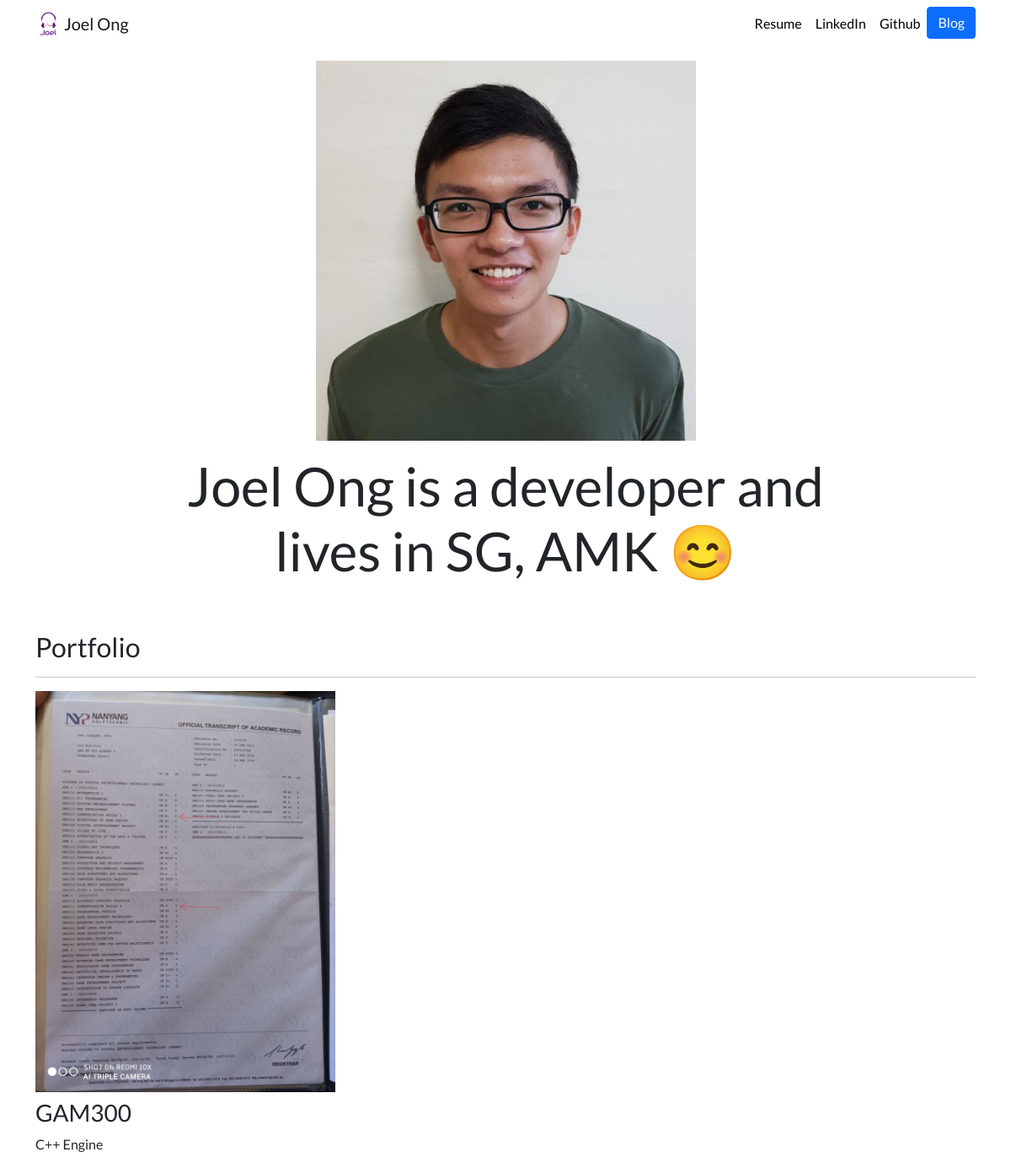
The page / on the database its author committed.
### portfolio/models.py (models this page shows, shortened)
class Project(models.Model):
    title = models.CharField(max_length=100)
    description = models.CharField(max_length=250)
    image = models.ImageField(upload_to='portfolio/images/')
    url = models.URLField(blank=True) #blank=True means its optional to put

### portfolio/views.py (the view)
# urls.py: 2. Add a URL to urlpatterns:  path('', views.home, name='home')
def home(request):
    projects = Project.objects.all()
    return render(request, 'portfolio/home.html', {'projects':projects})

### portfolio/templates/portfolio/home.html
{% extends 'portfolio/base.html' %}
{% load static %}
{% block content %}
  <div class="row justify-content-center my-3">
    <div class="col-5">
      <img src="{% static 'portfolio/Profile.jpg' %}" class="img-fluid">
    </div>
  </div>
  <div class="row justify-content-center mb-3">
    <div class="col-md-9 text-center">
      <h1 id="hometext" class="font-weight-bold">Joel Ong is a developer and lives in SG, AMK 😊</h1>
    </div>
  </div>
  <h2 class="mt-5">Portfolio</h2>
  <hr>
  <div class="row">
    {% for project in projects %}
    <div class="col-lg-4 col-md-6">
      {% if project.url %}
        <a href="{{project.url}}">
          <img src="{{project.image.url}}" class="img-fluid mb-2">
        </a>
      {% else %}
        <img src="{{project.image.url}}" class="img-fluid mb-2">
      {% endif %}
      <h3>{{project.title}}</h3>
      <p>{{project.description}}</p>
    </div>
    {% endfor %}
  </div>
{% endblock %}

### portfolio/templates/portfolio/base.html (shortened to what this page needs)
{% load static %}
<!doctype html>
<html lang="en">
  <head>
    <link href="https://cdn.jsdelivr.net/npm/bootstrap@5.0.0-beta1/dist/css/bootstrap.min.css" rel="stylesheet">
    <link rel="stylesheet" href="{% static "portfolio/custom.css" %}">
  </head>
  <body>
    <nav id="topNav" class="navbar navbar-expand-md navbar-light">
      <div class="container">
        <a class="navbar-brand" href="{% url 'home' %}">
          <img src="{% static "portfolio/logo.png" %}" width="30" height="30" class="d-inline-block align-top" alt="Joel's Logo">
          <span>Joel Ong</span>
        </a>
        <div class="collapse navbar-collapse text-center justify-content-end" id="navbarNav">
          <ul class="navbar-nav ml-auto">
            <li class="nav-item">
              <a class="nav-link" href="{% static 'portfolio/resume.pdf' %}">Resume</a>
            </li>
            <li class="nav-item">
              <a class="nav-link" href="https://www.linkedin.com/in/joel-ong-jia-quan/" target="_blank">LinkedIn</a>
            </li>
            <li class="nav-item">
              <a class="nav-link" href="https://github.com/omg3011" target="_blank">Github</a>
            </li>
            <li class="nav-item">
              <a role="button" href="{% url 'blog:all_blogs' %}" class="btn btn-primary">Blog</a>
            </li>
          </ul>
        </div>
      </div>
    </nav>
    <div class="container">
      {% block content %}{% endblock %}
    </div>
  </body>
</html>

### portfolio/static/portfolio/custom.css (style rules this page uses)
.navbar-nav .nav-link { color: rgba(0,0,0,1) !important; }
body { font-family: 'Lato', sans-serif; }
@media (min-width: 992px) { #hometext { font-size: 4rem; } }

### rows shown on the page
Project: image (picture), title "GAM300", description "C++ Engine"
